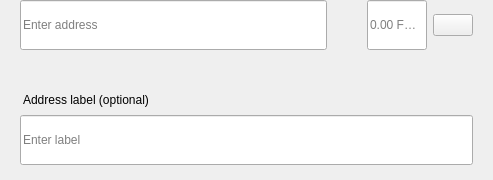
<?xml version="1.0" encoding="UTF-8"?>
<ui version="4.0">
 <class>SendMultiRow</class>
 <widget class="QWidget" name="SendMultiRow">
  <property name="geometry">
   <rect>
    <x>0</x>
    <y>0</y>
    <width>493</width>
    <height>180</height>
   </rect>
  </property>
  <property name="minimumSize">
   <size>
    <width>0</width>
    <height>0</height>
   </size>
  </property>
  <property name="maximumSize">
   <size>
    <width>16777215</width>
    <height>16777215</height>
   </size>
  </property>
  <property name="windowTitle">
   <string>Form</string>
  </property>
  <layout class="QVBoxLayout" name="verticalLayout_3">
   <property name="spacing">
    <number>0</number>
   </property>
   <property name="leftMargin">
    <number>0</number>
   </property>
   <property name="topMargin">
    <number>0</number>
   </property>
   <property name="rightMargin">
    <number>20</number>
   </property>
   <property name="bottomMargin">
    <number>5</number>
   </property>
   <item alignment="Qt::AlignTop">
    <widget class="QWidget" name="widget" native="true">
     <property name="sizePolicy">
      <sizepolicy hsizetype="Expanding" vsizetype="Maximum">
       <horstretch>0</horstretch>
       <verstretch>0</verstretch>
      </sizepolicy>
     </property>
     <property name="minimumSize">
      <size>
       <width>0</width>
       <height>60</height>
      </size>
     </property>
     <property name="maximumSize">
      <size>
       <width>16777215</width>
       <height>85</height>
      </size>
     </property>
     <layout class="QHBoxLayout" name="horizontalLayout" stretch="6,0,2">
      <property name="spacing">
       <number>0</number>
      </property>
      <property name="leftMargin">
       <number>8</number>
      </property>
      <property name="topMargin">
       <number>0</number>
      </property>
      <property name="rightMargin">
       <number>0</number>
      </property>
      <property name="bottomMargin">
       <number>0</number>
      </property>
      <item alignment="Qt::AlignTop">
       <widget class="QStackedWidget" name="stackedAddress">
        <property name="minimumSize">
         <size>
          <width>0</width>
          <height>50</height>
         </size>
        </property>
        <property name="maximumSize">
         <size>
          <width>16777215</width>
          <height>50</height>
         </size>
        </property>
        <widget class="QWidget" name="page_4">
         <property name="sizePolicy">
          <sizepolicy hsizetype="Expanding" vsizetype="Preferred">
           <horstretch>0</horstretch>
           <verstretch>0</verstretch>
          </sizepolicy>
         </property>
         <property name="minimumSize">
          <size>
           <width>0</width>
           <height>50</height>
          </size>
         </property>
         <property name="maximumSize">
          <size>
           <width>16777215</width>
           <height>55</height>
          </size>
         </property>
         <layout class="QVBoxLayout" name="verticalLayout_7">
          <property name="spacing">
           <number>0</number>
          </property>
          <property name="leftMargin">
           <number>12</number>
          </property>
          <property name="topMargin">
           <number>0</number>
          </property>
          <property name="rightMargin">
           <number>0</number>
          </property>
          <property name="bottomMargin">
           <number>0</number>
          </property>
          <item>
           <widget class="QLineEdit" name="lineEditAddress">
            <property name="minimumSize">
             <size>
              <width>0</width>
              <height>50</height>
             </size>
            </property>
            <property name="maximumSize">
             <size>
              <width>16777215</width>
              <height>50</height>
             </size>
            </property>
            <property name="placeholderText">
             <string>Enter address</string>
            </property>
           </widget>
          </item>
         </layout>
        </widget>
        <widget class="QWidget" name="page_3"/>
       </widget>
      </item>
      <item>
       <spacer name="horizontalSpacer_3">
        <property name="orientation">
         <enum>Qt::Horizontal</enum>
        </property>
        <property name="sizeType">
         <enum>QSizePolicy::Fixed</enum>
        </property>
        <property name="sizeHint" stdset="0">
         <size>
          <width>40</width>
          <height>20</height>
         </size>
        </property>
       </spacer>
      </item>
      <item>
       <layout class="QHBoxLayout" name="horizontalLayout_2">
        <property name="spacing">
         <number>6</number>
        </property>
        <item alignment="Qt::AlignTop">
         <widget class="QLineEdit" name="lineEditAmount">
          <property name="sizePolicy">
           <sizepolicy hsizetype="Expanding" vsizetype="Preferred">
            <horstretch>0</horstretch>
            <verstretch>0</verstretch>
           </sizepolicy>
          </property>
          <property name="minimumSize">
           <size>
            <width>0</width>
            <height>50</height>
           </size>
          </property>
          <property name="maximumSize">
           <size>
            <width>16777215</width>
            <height>50</height>
           </size>
          </property>
          <property name="maxLength">
           <number>17</number>
          </property>
          <property name="alignment">
           <set>Qt::AlignLeading|Qt::AlignLeft|Qt::AlignVCenter</set>
          </property>
          <property name="placeholderText">
           <string notr="true">0.00 FUCU</string>
          </property>
         </widget>
        </item>
        <item>
         <layout class="QVBoxLayout" name="verticalLayout">
          <property name="topMargin">
           <number>14</number>
          </property>
          <property name="bottomMargin">
           <number>0</number>
          </property>
          <item alignment="Qt::AlignTop">
           <widget class="QPushButton" name="btnMenu">
            <property name="minimumSize">
             <size>
              <width>0</width>
              <height>0</height>
             </size>
            </property>
            <property name="maximumSize">
             <size>
              <width>16777215</width>
              <height>16777215</height>
             </size>
            </property>
            <property name="focusPolicy">
             <enum>Qt::NoFocus</enum>
            </property>
            <property name="text">
             <string/>
            </property>
           </widget>
          </item>
         </layout>
        </item>
       </layout>
      </item>
     </layout>
    </widget>
   </item>
   <item>
    <widget class="QWidget" name="layoutLabel" native="true">
     <property name="minimumSize">
      <size>
       <width>0</width>
       <height>0</height>
      </size>
     </property>
     <property name="maximumSize">
      <size>
       <width>16777215</width>
       <height>16777215</height>
      </size>
     </property>
     <layout class="QVBoxLayout" name="verticalLayout_9">
      <property name="spacing">
       <number>6</number>
      </property>
      <property name="leftMargin">
       <number>20</number>
      </property>
      <property name="topMargin">
       <number>0</number>
      </property>
      <property name="rightMargin">
       <number>0</number>
      </property>
      <property name="bottomMargin">
       <number>10</number>
      </property>
      <item>
       <spacer name="verticalSpacer">
        <property name="orientation">
         <enum>Qt::Vertical</enum>
        </property>
        <property name="sizeType">
         <enum>QSizePolicy::Fixed</enum>
        </property>
        <property name="sizeHint" stdset="0">
         <size>
          <width>20</width>
          <height>20</height>
         </size>
        </property>
       </spacer>
      </item>
      <item>
       <widget class="QLabel" name="labelSubtitleDescription">
        <property name="styleSheet">
         <string notr="true">margin-bottom:2px;
margin-left:0.05px;
padding:0px;</string>
        </property>
        <property name="text">
         <string>Address label (optional)</string>
        </property>
       </widget>
      </item>
      <item>
       <widget class="QLineEdit" name="lineEditDescription">
        <property name="minimumSize">
         <size>
          <width>0</width>
          <height>50</height>
         </size>
        </property>
        <property name="maximumSize">
         <size>
          <width>16777215</width>
          <height>50</height>
         </size>
        </property>
        <property name="placeholderText">
         <string>Enter label</string>
        </property>
       </widget>
      </item>
     </layout>
    </widget>
   </item>
  </layout>
 </widget>
 <resources/>
 <connections/>
</ui>
